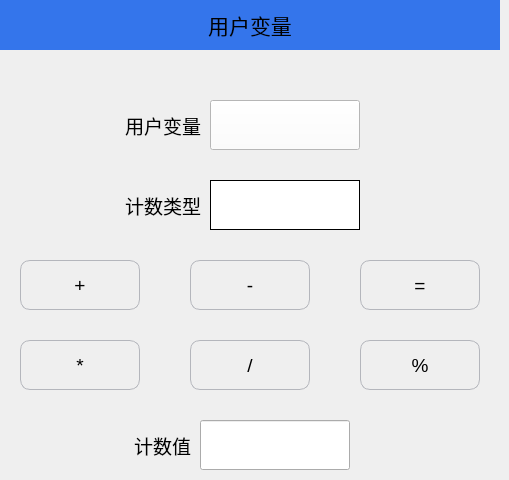
   <widget class="QWidget" name="page_7">
    <widget class="QLabel" name="label_7">
     <property name="geometry">
      <rect>
       <x>0</x>
       <y>0</y>
       <width>500</width>
       <height>50</height>
      </rect>
     </property>
     <property name="minimumSize">
      <size>
       <width>500</width>
       <height>50</height>
      </size>
     </property>
     <property name="maximumSize">
      <size>
       <width>500</width>
       <height>50</height>
      </size>
     </property>
     <property name="font">
      <font>
       <pointsize>16</pointsize>
      </font>
     </property>
     <property name="styleSheet">
      <string notr="true">QLabel{background-color:#3475EB;}</string>
     </property>
     <property name="text">
      <string>用户变量</string>
     </property>
     <property name="alignment">
      <set>Qt::AlignCenter</set>
     </property>
    </widget>
    <widget class="QLabel" name="label_80">
     <property name="geometry">
      <rect>
       <x>80</x>
       <y>100</y>
       <width>121</width>
       <height>51</height>
      </rect>
     </property>
     <property name="font">
      <font>
       <pointsize>14</pointsize>
      </font>
     </property>
     <property name="text">
      <string>用户变量</string>
     </property>
     <property name="alignment">
      <set>Qt::AlignRight|Qt::AlignTrailing|Qt::AlignVCenter</set>
     </property>
    </widget>
    <widget class="QLabel" name="label_81">
     <property name="geometry">
      <rect>
       <x>80</x>
       <y>180</y>
       <width>121</width>
       <height>51</height>
      </rect>
     </property>
     <property name="font">
      <font>
       <pointsize>14</pointsize>
      </font>
     </property>
     <property name="text">
      <string>计数类型</string>
     </property>
     <property name="alignment">
      <set>Qt::AlignRight|Qt::AlignTrailing|Qt::AlignVCenter</set>
     </property>
    </widget>
    <widget class="QPushButton" name="Btn_userVarMinus">
     <property name="geometry">
      <rect>
       <x>190</x>
       <y>260</y>
       <width>120</width>
       <height>50</height>
      </rect>
     </property>
     <property name="minimumSize">
      <size>
       <width>120</width>
       <height>50</height>
      </size>
     </property>
     <property name="maximumSize">
      <size>
       <width>120</width>
       <height>50</height>
      </size>
     </property>
     <property name="font">
      <font>
       <pointsize>14</pointsize>
      </font>
     </property>
     <property name="styleSheet">
      <string notr="true">QPushButton
{
    border-style:solid; /*边框风格*/
    border-width:1px;/*边框宽度*/
    border-color:#B4B6BC; /*边框颜色*/
    border-radius:10px; /*边框倒角*/
}
QPushButton:pressed
{
    border-style:outset; /*边框风格*/
    background-color:qlineargradient(x1: 0, y1: 0, x2: 0, y2: 1, stop:0 #00befa, stop: 1 #0160ea);/*背景色*/
    border-width:1px;/*边框宽度*/
    border-color:#0055ff; /*边框颜色*/
    border-radius:10px; /*边框倒角*/
}</string>
     </property>
     <property name="text">
      <string>-</string>
     </property>
     <property name="iconSize">
      <size>
       <width>50</width>
       <height>50</height>
      </size>
     </property>
    </widget>
    <widget class="QLabel" name="label_82">
     <property name="geometry">
      <rect>
       <x>90</x>
       <y>420</y>
       <width>101</width>
       <height>51</height>
      </rect>
     </property>
     <property name="font">
      <font>
       <pointsize>14</pointsize>
      </font>
     </property>
     <property name="text">
      <string>计数值</string>
     </property>
     <property name="alignment">
      <set>Qt::AlignRight|Qt::AlignTrailing|Qt::AlignVCenter</set>
     </property>
    </widget>
    <widget class="QPushButton" name="Btn_userVarRemainder">
     <property name="geometry">
      <rect>
       <x>360</x>
       <y>340</y>
       <width>120</width>
       <height>50</height>
      </rect>
     </property>
     <property name="minimumSize">
      <size>
       <width>120</width>
       <height>50</height>
      </size>
     </property>
     <property name="maximumSize">
      <size>
       <width>120</width>
       <height>50</height>
      </size>
     </property>
     <property name="font">
      <font>
       <pointsize>14</pointsize>
      </font>
     </property>
     <property name="styleSheet">
      <string notr="true">QPushButton
{
    border-style:solid; /*边框风格*/
    border-width:1px;/*边框宽度*/
    border-color:#B4B6BC; /*边框颜色*/
    border-radius:10px; /*边框倒角*/
}
QPushButton:pressed
{
    border-style:outset; /*边框风格*/
    background-color:qlineargradient(x1: 0, y1: 0, x2: 0, y2: 1, stop:0 #00befa, stop: 1 #0160ea);/*背景色*/
    border-width:1px;/*边框宽度*/
    border-color:#0055ff; /*边框颜色*/
    border-radius:10px; /*边框倒角*/
}</string>
     </property>
     <property name="text">
      <string>%</string>
     </property>
     <property name="iconSize">
      <size>
       <width>50</width>
       <height>50</height>
      </size>
     </property>
    </widget>
    <widget class="QLineEdit" name="Edit_userVarValue">
     <property name="geometry">
      <rect>
       <x>200</x>
       <y>420</y>
       <width>150</width>
       <height>50</height>
      </rect>
     </property>
     <property name="minimumSize">
      <size>
       <width>150</width>
       <height>50</height>
      </size>
     </property>
     <property name="maximumSize">
      <size>
       <width>150</width>
       <height>50</height>
      </size>
     </property>
     <property name="font">
      <font>
       <pointsize>14</pointsize>
      </font>
     </property>
    </widget>
    <widget class="QPushButton" name="Btn_userVarEqual">
     <property name="geometry">
      <rect>
       <x>360</x>
       <y>260</y>
       <width>120</width>
       <height>50</height>
      </rect>
     </property>
     <property name="minimumSize">
      <size>
       <width>120</width>
       <height>50</height>
      </size>
     </property>
     <property name="maximumSize">
      <size>
       <width>120</width>
       <height>50</height>
      </size>
     </property>
     <property name="font">
      <font>
       <pointsize>14</pointsize>
      </font>
     </property>
     <property name="styleSheet">
      <string notr="true">QPushButton
{
    border-style:solid; /*边框风格*/
    border-width:1px;/*边框宽度*/
    border-color:#B4B6BC; /*边框颜色*/
    border-radius:10px; /*边框倒角*/
}
QPushButton:pressed
{
    border-style:outset; /*边框风格*/
    background-color:qlineargradient(x1: 0, y1: 0, x2: 0, y2: 1, stop:0 #00befa, stop: 1 #0160ea);/*背景色*/
    border-width:1px;/*边框宽度*/
    border-color:#0055ff; /*边框颜色*/
    border-radius:10px; /*边框倒角*/
}</string>
     </property>
     <property name="text">
      <string>=</string>
     </property>
     <property name="iconSize">
      <size>
       <width>50</width>
       <height>50</height>
      </size>
     </property>
    </widget>
    <widget class="QPushButton" name="Btn_userVarAdd">
     <property name="geometry">
      <rect>
       <x>20</x>
       <y>260</y>
       <width>120</width>
       <height>50</height>
      </rect>
     </property>
     <property name="minimumSize">
      <size>
       <width>120</width>
       <height>50</height>
      </size>
     </property>
     <property name="maximumSize">
      <size>
       <width>120</width>
       <height>50</height>
      </size>
     </property>
     <property name="font">
      <font>
       <pointsize>14</pointsize>
      </font>
     </property>
     <property name="styleSheet">
      <string notr="true">QPushButton
{
    border-style:solid; /*边框风格*/
    border-width:1px;/*边框宽度*/
    border-color:#B4B6BC; /*边框颜色*/
    border-radius:10px; /*边框倒角*/
}
QPushButton:pressed
{
    border-style:outset; /*边框风格*/
    background-color:qlineargradient(x1: 0, y1: 0, x2: 0, y2: 1, stop:0 #00befa, stop: 1 #0160ea);/*背景色*/
    border-width:1px;/*边框宽度*/
    border-color:#0055ff; /*边框颜色*/
    border-radius:10px; /*边框倒角*/
}</string>
     </property>
     <property name="text">
      <string>+</string>
     </property>
     <property name="iconSize">
      <size>
       <width>50</width>
       <height>50</height>
      </size>
     </property>
    </widget>
    <widget class="QPushButton" name="Btn_userVarMul">
     <property name="geometry">
      <rect>
       <x>20</x>
       <y>340</y>
       <width>120</width>
       <height>50</height>
      </rect>
     </property>
     <property name="minimumSize">
      <size>
       <width>120</width>
       <height>50</height>
      </size>
     </property>
     <property name="maximumSize">
      <size>
       <width>120</width>
       <height>50</height>
      </size>
     </property>
     <property name="font">
      <font>
       <pointsize>14</pointsize>
      </font>
     </property>
     <property name="styleSheet">
      <string notr="true">QPushButton
{
    border-style:solid; /*边框风格*/
    border-width:1px;/*边框宽度*/
    border-color:#B4B6BC; /*边框颜色*/
    border-radius:10px; /*边框倒角*/
}
QPushButton:pressed
{
    border-style:outset; /*边框风格*/
    background-color:qlineargradient(x1: 0, y1: 0, x2: 0, y2: 1, stop:0 #00befa, stop: 1 #0160ea);/*背景色*/
    border-width:1px;/*边框宽度*/
    border-color:#0055ff; /*边框颜色*/
    border-radius:10px; /*边框倒角*/
}</string>
     </property>
     <property name="text">
      <string>*</string>
     </property>
     <property name="iconSize">
      <size>
       <width>50</width>
       <height>50</height>
      </size>
     </property>
    </widget>
    <widget class="QPushButton" name="Btn_userVarDiv">
     <property name="geometry">
      <rect>
       <x>190</x>
       <y>340</y>
       <width>120</width>
       <height>50</height>
      </rect>
     </property>
     <property name="minimumSize">
      <size>
       <width>120</width>
       <height>50</height>
      </size>
     </property>
     <property name="maximumSize">
      <size>
       <width>120</width>
       <height>50</height>
      </size>
     </property>
     <property name="font">
      <font>
       <pointsize>14</pointsize>
      </font>
     </property>
     <property name="styleSheet">
      <string notr="true">QPushButton
{
    border-style:solid; /*边框风格*/
    border-width:1px;/*边框宽度*/
    border-color:#B4B6BC; /*边框颜色*/
    border-radius:10px; /*边框倒角*/
}
QPushButton:pressed
{
    border-style:outset; /*边框风格*/
    background-color:qlineargradient(x1: 0, y1: 0, x2: 0, y2: 1, stop:0 #00befa, stop: 1 #0160ea);/*背景色*/
    border-width:1px;/*边框宽度*/
    border-color:#0055ff; /*边框颜色*/
    border-radius:10px; /*边框倒角*/
}</string>
     </property>
     <property name="text">
      <string>/</string>
     </property>
     <property name="iconSize">
      <size>
       <width>50</width>
       <height>50</height>
      </size>
     </property>
    </widget>
    <widget class="QPushButton" name="Btn_userVar">
     <property name="geometry">
      <rect>
       <x>210</x>
       <y>100</y>
       <width>150</width>
       <height>50</height>
      </rect>
     </property>
     <property name="minimumSize">
      <size>
       <width>150</width>
       <height>50</height>
      </size>
     </property>
     <property name="maximumSize">
      <size>
       <width>150</width>
       <height>50</height>
      </size>
     </property>
     <property name="font">
      <font>
       <pointsize>14</pointsize>
      </font>
     </property>
     <property name="styleSheet">
      <string notr="true">background-color:white;</string>
     </property>
     <property name="text">
      <string/>
     </property>
    </widget>
    <widget class="QLabel" name="label_userVarType">
     <property name="geometry">
      <rect>
       <x>210</x>
       <y>180</y>
       <width>150</width>
       <height>50</height>
      </rect>
     </property>
     <property name="minimumSize">
      <size>
       <width>150</width>
       <height>50</height>
      </size>
     </property>
     <property name="maximumSize">
      <size>
       <width>150</width>
       <height>50</height>
      </size>
     </property>
     <property name="font">
      <font>
       <pointsize>12</pointsize>
      </font>
     </property>
     <property name="styleSheet">
      <string notr="true">background-color:white;
border-style:solid; /*边框风格*/
border-width:1px;/*边框宽度*/
border-color:black; /*边框颜色*/
</string>
     </property>
     <property name="text">
      <string/>
     </property>
     <property name="alignment">
      <set>Qt::AlignCenter</set>
     </property>
    </widget>
   </widget>
